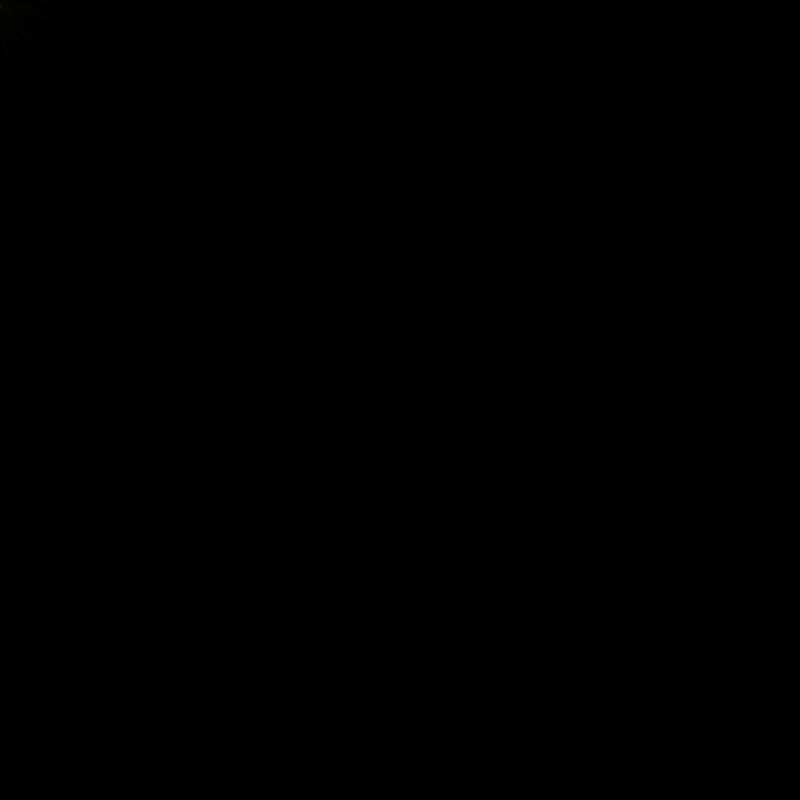
Frame 1 (no input)
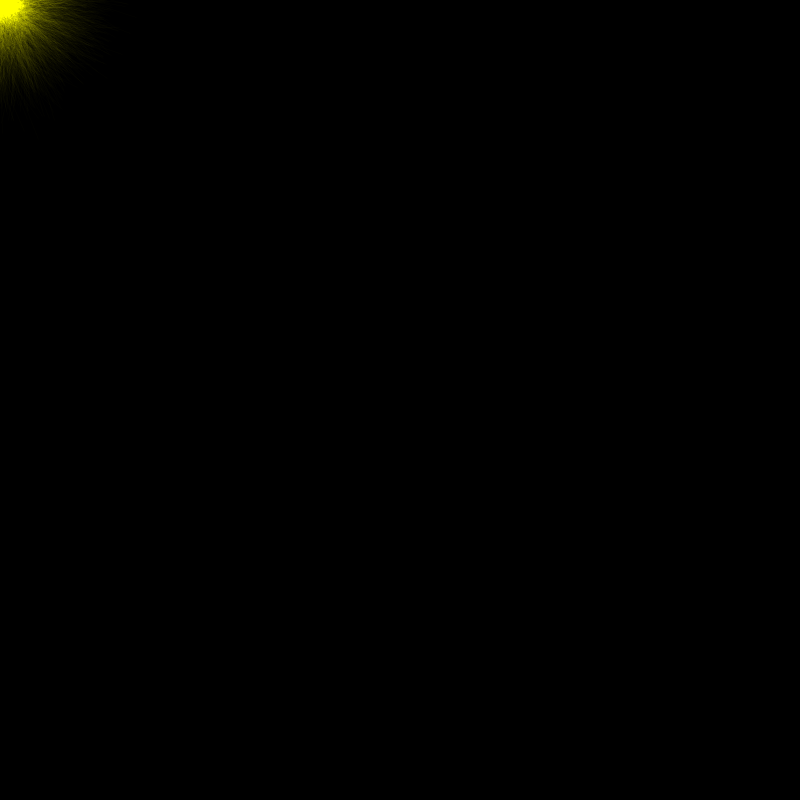
Frame 60 (the mouse pressed at the canvas centre just before this capture)
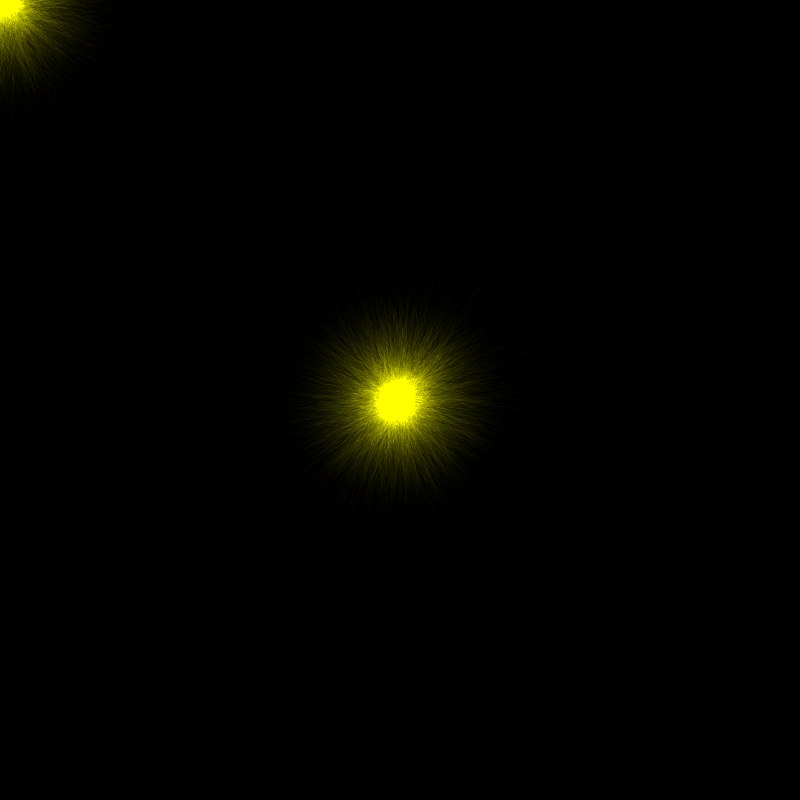
Frame 120 (the mouse held since frame 60 and released just before this capture)

The Processing sketch that drew these frames (run headless with seeded random() and noise(); from frame 60 on, the mouse is pressed at the canvas centre):

// Processing sketch: fluff
// ── fluff.pde


void setup(){
  size(800,800);
 // size(fullscreen);
  background(0);
  stroke(255, 255,0, 5);
  strokeWeight(0.5);
}

void draw(){
  
  translate(mouseX, mouseY);
  blendMode(ADD);
  pushMatrix();
  for(int i = 0; i < 300; i++){
    float leng = random(-100,100);
    float ang = random(-PI,PI);
    float x = leng * sin(ang);
    float y = leng * cos(ang);
    translate(random(-2,2),random(-2,2));
    line(0,0,x,y);

  }
  popMatrix();  
}
